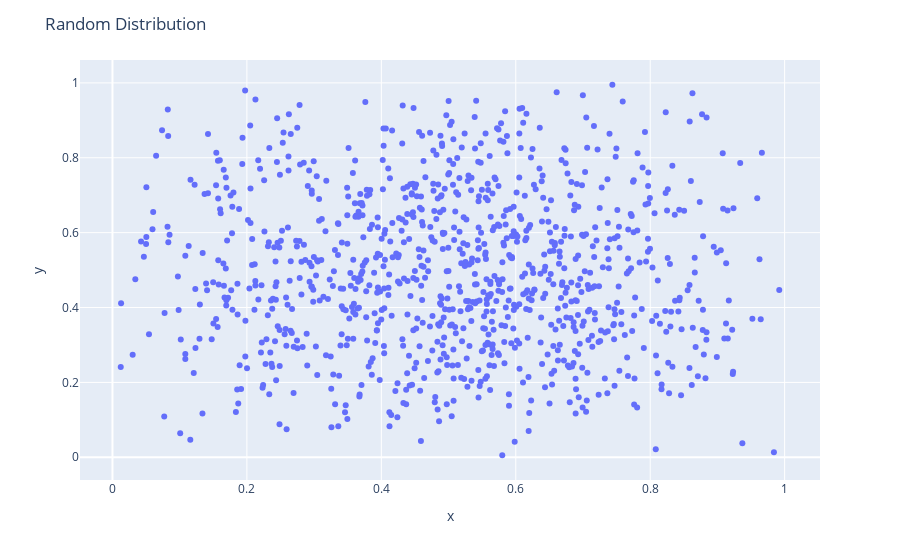

The notebook cell this image was saved under:
### Code cell
figure = px.scatter(x=x,y=y)
figure.update_layout(title="Random Distribution")
figure.show()

### Figure 1 — Plotly figure (JSON) as saved in the notebook; plotly's stock layout.template omitted (floating-point values rounded to 4 significant figures; data arrays with more than 128 entries replaced by an {"elided": "..."} marker saying what was removed)
{"data": [{"hovertemplate": "x=%{x}<br>y=%{y}<extra></extra>", "legendgroup": "", "marker": {"color": "#636efa", "symbol": "circle"}, "mode": "markers", "name": "", "orientation": "v", "showlegend": false, "type": "scatter", "x": {"elided": "1000 float values"}, "xaxis": "x", "y": {"elided": "1000 float values"}, "yaxis": "y"}], "layout": {"legend": {"tracegroupgap": 0}, "margin": {"t": 60}, "title": {"text": "Random Distribution"}, "xaxis": {"anchor": "y", "domain": [0, 1], "title": {"text": "x"}}, "yaxis": {"anchor": "x", "domain": [0, 1], "title": {"text": "y"}}}}
